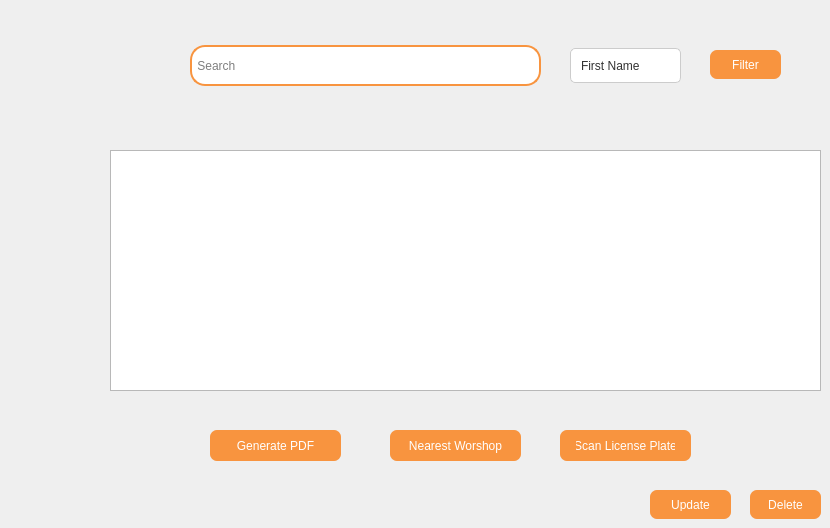
      <widget class="QWidget" name="tab_7">
       <property name="enabled">
        <bool>true</bool>
       </property>
       <attribute name="icon">
        <iconset resource="image.qrc">
         <normaloff>:/image/ressource/list.png</normaloff>:/image/ressource/list.png</iconset>
       </attribute>
       <attribute name="title">
        <string>List Of Clients</string>
       </attribute>
       <widget class="QLineEdit" name="lineEdit_20">
        <property name="geometry">
         <rect>
          <x>190</x>
          <y>45</y>
          <width>351</width>
          <height>41</height>
         </rect>
        </property>
        <property name="styleSheet">
         <string notr="true">#lineEdit_20{
  border: 2px solid #F8943F;
  border-radius: 15px;
}</string>
        </property>
        <property name="placeholderText">
         <string> Search</string>
        </property>
       </widget>
       <widget class="QLabel" name="label_36">
        <property name="geometry">
         <rect>
          <x>500</x>
          <y>50</y>
          <width>31</width>
          <height>31</height>
         </rect>
        </property>
        <property name="text">
         <string/>
        </property>
        <property name="pixmap">
         <pixmap resource="image.qrc">:/image/ressource/rech.png</pixmap>
        </property>
        <property name="scaledContents">
         <bool>true</bool>
        </property>
       </widget>
       <widget class="QComboBox" name="comboBox_7">
        <property name="geometry">
         <rect>
          <x>570</x>
          <y>48</y>
          <width>111</width>
          <height>35</height>
         </rect>
        </property>
        <property name="styleSheet">
         <string notr="true">#comboBox_7 {
    background-color: white; 
    border: 1px solid #cccccc; 
    border-radius: 5px; 
    padding: 5px 10px; 
    font: 14px &quot;Arial&quot;; 
    color: #333333;
}

#comboBox_7::drop-down {
    subcontrol-origin: padding;
    subcontrol-position: top right;
    width: 20px;
    border-left: 1px solid #cccccc; /* Divider between text and arrow */
	border-left:none;
}

#comboBox_7::down-arrow {
    image: url(../../ressource/icon.png); /* Custom arrow icon */
    width: 10px;
    height: 10px;
	
}

#comboBox_7 QAbstractItemView {
    border: 1px solid #cccccc; /* Border for dropdown */
    background-color: #ffffff; /* White background for the list */
    selection-background-color: #0078d7; /* Blue background for selected item */
    selection-color: #ffffff; /* White text for selected item */
	
}</string>
        </property>
        <item>
         <property name="text">
          <string>First Name</string>
         </property>
        </item>
        <item>
         <property name="text">
          <string>Last Name</string>
         </property>
        </item>
        <item>
         <property name="text">
          <string>Date</string>
         </property>
        </item>
       </widget>
       <widget class="QPushButton" name="pushButton_34">
        <property name="geometry">
         <rect>
          <x>710</x>
          <y>50</y>
          <width>71</width>
          <height>29</height>
         </rect>
        </property>
        <property name="styleSheet">
         <string notr="true">#pushButton_34{
padding: 8px 16px;
  background-color: #F8943F;
  color: white;
  border: none;
  border-radius: 7px;
}
#pushButton_34:hover{
background-color: #dd914f;}</string>
        </property>
        <property name="text">
         <string>Filter</string>
        </property>
       </widget>
       <widget class="QPushButton" name="pushButton_35">
        <property name="geometry">
         <rect>
          <x>390</x>
          <y>430</y>
          <width>131</width>
          <height>31</height>
         </rect>
        </property>
        <property name="styleSheet">
         <string notr="true">#pushButton_35
{
padding: 8px 16px;
  background-color: #F8943F;
  color: white;
  border: none;
  border-radius:7px;
}
#pushButton_35:hover{
background-color: #dd914f;}</string>
        </property>
        <property name="text">
         <string>Nearest Worshop</string>
        </property>
       </widget>
       <widget class="QPushButton" name="pushButton_36">
        <property name="geometry">
         <rect>
          <x>210</x>
          <y>430</y>
          <width>131</width>
          <height>31</height>
         </rect>
        </property>
        <property name="styleSheet">
         <string notr="true">#pushButton_36
{
padding: 8px 16px;
  background-color: #F8943F;
  color: white;
  border: none;
  border-radius: 7px;
}
#pushButton_36:hover{
background-color: #dd914f;}</string>
        </property>
        <property name="text">
         <string>Generate PDF</string>
        </property>
       </widget>
       <widget class="QPushButton" name="pushButton_37">
        <property name="geometry">
         <rect>
          <x>650</x>
          <y>490</y>
          <width>81</width>
          <height>29</height>
         </rect>
        </property>
        <property name="styleSheet">
         <string notr="true">#pushButton_37
{
padding: 8px 16px;
  background-color: #F8943F;
  color: white;
  border: none;
  border-radius: 7px;
}
#pushButton_37:hover{
background-color: #dd914f;}</string>
        </property>
        <property name="text">
         <string>Update</string>
        </property>
       </widget>
       <widget class="QPushButton" name="pushButton_38">
        <property name="geometry">
         <rect>
          <x>750</x>
          <y>490</y>
          <width>71</width>
          <height>29</height>
         </rect>
        </property>
        <property name="styleSheet">
         <string notr="true">#pushButton_38
{
padding: 8px 16px;
  background-color: #F8943F;
  color: white;
  border: none;
  border-radius: 7px;
}
#pushButton_38:hover{
background-color: #dd914f;}</string>
        </property>
        <property name="text">
         <string>Delete</string>
        </property>
       </widget>
       <widget class="QPushButton" name="pushButton_39">
        <property name="geometry">
         <rect>
          <x>560</x>
          <y>430</y>
          <width>131</width>
          <height>31</height>
         </rect>
        </property>
        <property name="styleSheet">
         <string notr="true">#pushButton_39
{
padding: 8px 16px;
  background-color: #F8943F;
  color: white;
  border: none;
  border-radius:7px;
}
#pushButton_39:hover{
background-color: #dd914f;}</string>
        </property>
        <property name="text">
         <string>Scan License Plate</string>
        </property>
       </widget>
       <widget class="QTableView" name="tableView_4">
        <property name="geometry">
         <rect>
          <x>110</x>
          <y>150</y>
          <width>711</width>
          <height>241</height>
         </rect>
        </property>
       </widget>
      </widget>
